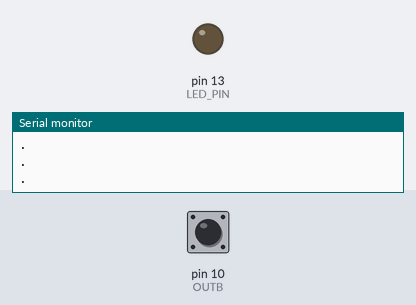
A sketch run on a simulated Arduino Uno, built with avr-gcc and run on an emulated ATmega328P. Shown: output pins drawn as LEDs (lit = HIGH), the last lines printed to the serial monitor. Inputs (shaded band) come from the test bench; at power-on: pin 10 (OUTB) HIGH.

Above: at 1.2 s.
1.3 s: pin 10 (OUTB) pulled LOW for 0.15 s
At 1.38 s:
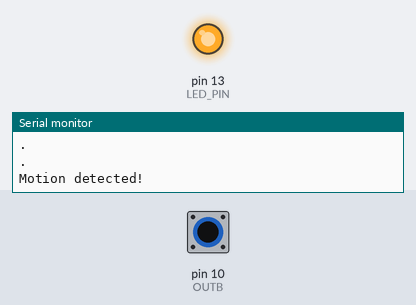
2.9 s: pin 10 (OUTB) pulled LOW for 3.2 s
At 6.9 s:
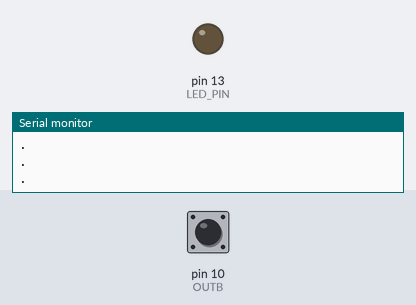
7.6 s: pin 10 (OUTB) driven LOW
At 8.6 s:
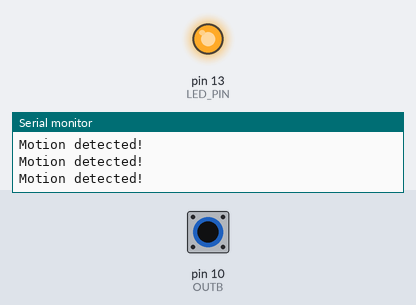
10.6 s: pin 10 (OUTB) driven HIGH
At 12.0 s:
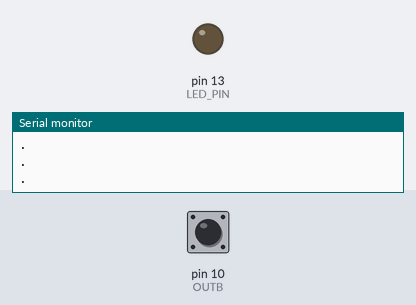
Timing chart, 0 to 13.1 s (numbered marks = the images above; inputs shaded):
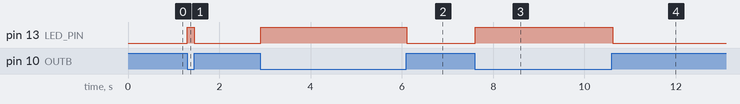

Measured:
- after the input at 1.3 s, pin 13 (LED_PIN): LOW → HIGH at once, → LOW 0.15 s later
- after the input at 2.9 s, pin 13 (LED_PIN): LOW → HIGH at once, → LOW 3.2 s later
- after the input at 7.6 s, pin 13 (LED_PIN): LOW → HIGH at once
- after the input at 10.6 s, pin 13 (LED_PIN): HIGH → LOW at once

The sketch:

Encoder.ino
```cpp
/******************************************************************************
Magician chassi wheel encoder

OUTB - nothing
OUTA - Digital pin 4 (active on low)
VCC
GND

******************************************************************************/
const int OUTB = 10; // Pin connected to motion detector
const int LED_PIN = 13; // LED pin - active-high

void setup()
{
  Serial.begin(9600);
  // The PIR sensor's output signal is an open-collector,
  // so a pull-up resistor is required:
  pinMode(OUTB, INPUT_PULLUP);
  pinMode(LED_PIN, OUTPUT);
}


void loop()
{
  int proximity = digitalRead(OUTB);
  if (proximity == LOW) // If the sensor's output goes low, motion is detected
  {
    digitalWrite(LED_PIN, HIGH);
    Serial.println("Motion detected!");
  }
  else
  {
    digitalWrite(LED_PIN, LOW);
    Serial.println(".");
  }
}
```
